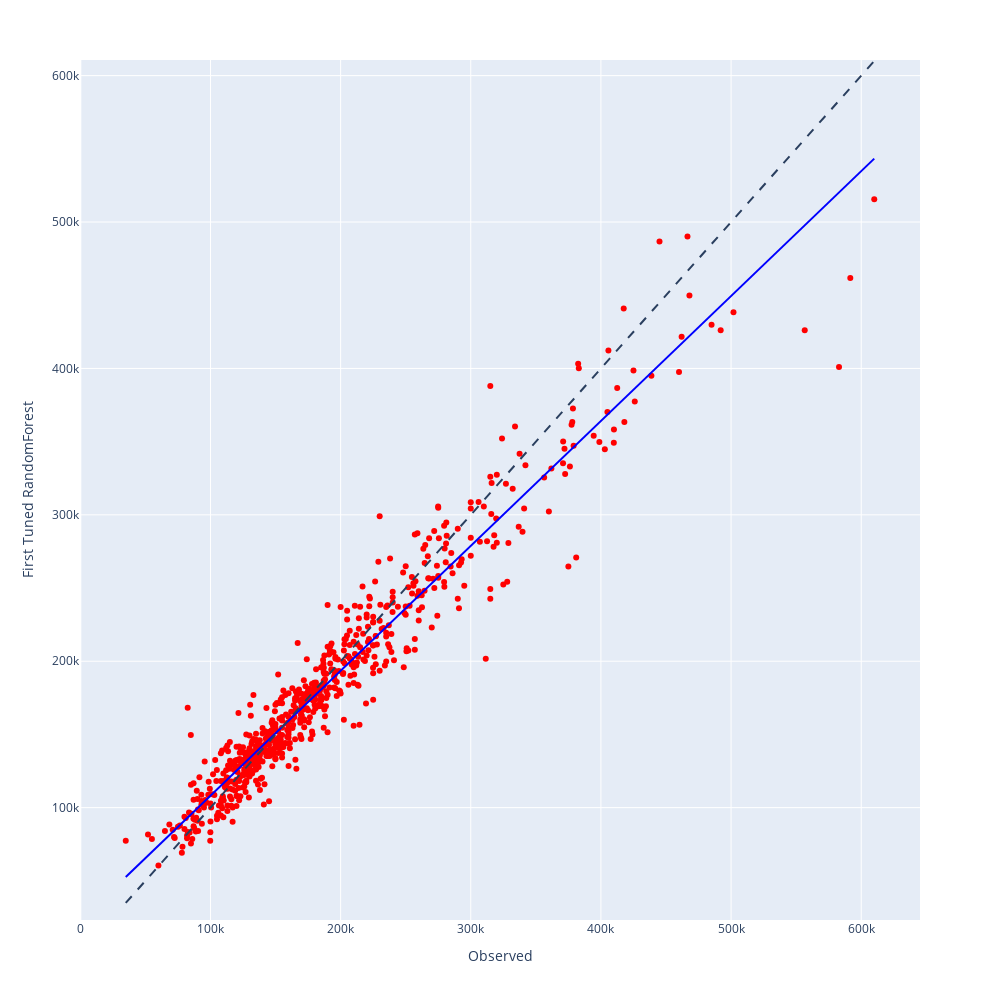

Here is the notebook cell this chart was saved with:
### Markdown cell above
## Tuned Random Forest - Visualizziamo i valori predetti vs i valori reali osservati

### Code cell
fig =px.scatter(results, x="Observed", y="First Tuned RandomForest", hover_data=['id'],color_discrete_sequence=['red'],trendline="ols",trendline_color_override='blue',height=1000, width=1000)
fig.add_shape( type="line", line=dict(dash='dash'),
    x0=results["Observed"].min(), y0=results["Observed"].min(),
    x1=results["Observed"].max(), y1=results["Observed"].max())
fig.show()

### Figure 1 — Plotly figure (JSON) as saved in the notebook; plotly's stock layout.template omitted (floating-point values rounded to 4 significant figures; data arrays with more than 128 entries replaced by an {"elided": "..."} marker saying what was removed)
{"data": [{"customdata": {"elided": "733x1 int values"}, "hovertemplate": "Observed=%{x}<br>First Tuned RandomForest=%{y}<br>id=%{customdata[0]}<extra></extra>", "legendgroup": "", "marker": {"color": "red", "symbol": "circle"}, "mode": "markers", "name": "", "orientation": "v", "showlegend": false, "type": "scatter", "x": {"elided": "733 int values"}, "xaxis": "x", "y": {"elided": "733 float values"}, "yaxis": "y"}, {"hovertemplate": "<b>OLS trendline</b><br>First Tuned RandomForest = 0.853217 * Observed + 22847.9<br>R<sup>2</sup>=0.932326<br><br>Observed=%{x}<br>First Tuned RandomForest=%{y} <b>(trend)</b><extra></extra>", "legendgroup": "", "line": {"color": "blue"}, "marker": {"color": "red", "symbol": "circle"}, "mode": "lines", "name": "", "showlegend": false, "type": "scatter", "x": {"elided": "733 int values"}, "xaxis": "x", "y": {"elided": "733 float values"}, "yaxis": "y"}], "layout": {"height": 1000, "legend": {"tracegroupgap": 0}, "margin": {"t": 60}, "shapes": [{"line": {"dash": "dash"}, "type": "line", "x0": 34900, "x1": 610000, "y0": 34900, "y1": 610000}], "width": 1000, "xaxis": {"anchor": "y", "domain": [0, 1], "title": {"text": "Observed"}}, "yaxis": {"anchor": "x", "domain": [0, 1], "title": {"text": "First Tuned RandomForest"}}}}
